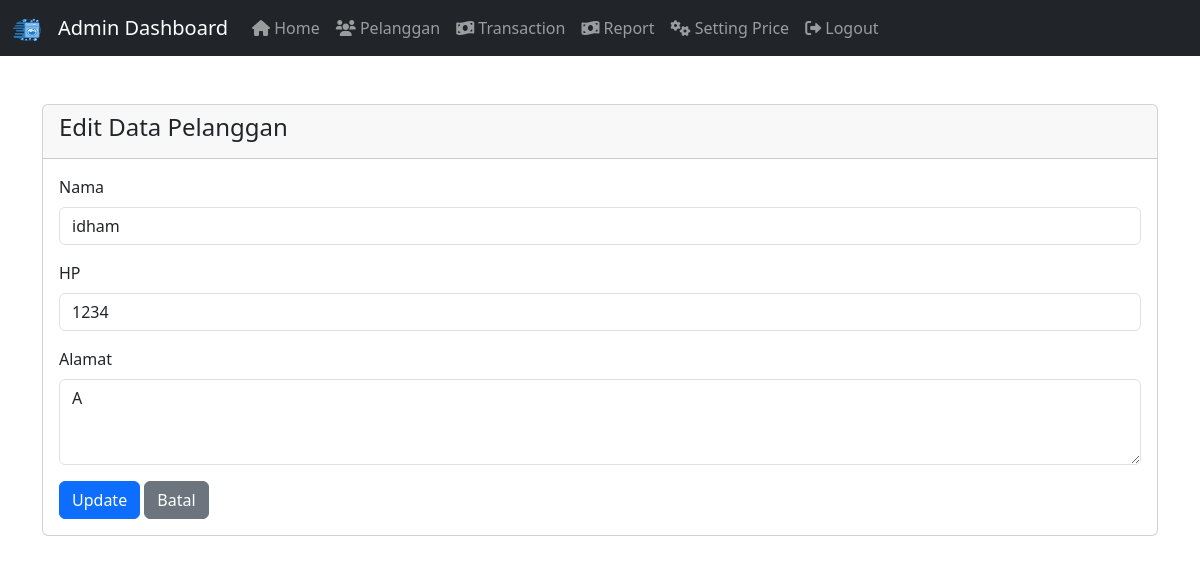
Page /admin/editPelanggan.php?id=9 (signed in) on the committed database.
### tables this page shows
CREATE TABLE `pelanggan` (
  `idPelanggan` int(11) NOT NULL,
  `namaPelanggan` varchar(255) NOT NULL,
  `hpPelanggan` varchar(20) NOT NULL,
  `alamatPelanggan` text NOT NULL
);

### admin/editPelanggan.php (the view, shortened to what this page needs)
<?php include 'header.php'; ?>
<?php include '../koneksi.php'; ?>
<div class="container mt-5">
    <div class="card">
        <div class="card-header">
            <h4>Edit Data Pelanggan</h4>
        </div>
        <div class="card-body">
            <?php
            $id = $_GET['id'];
            $data = mysqli_query($conn, "SELECT * FROM pelanggan WHERE idPelanggan='$id'");
            while ($d = mysqli_fetch_array($data)) {
            ?>
            <form method="post" action="updatePelanggan.php">
                <div class="mb-3">
                    <label for="nama" class="form-label">Nama</label>
                    <input type="text" class="form-control" id="nama" name="nama" placeholder="Masukkan nama .."
                        value="<?php echo $d['namaPelanggan']; ?>" required>
                </div>
                <div class="mb-3">
                    <label for="hp" class="form-label">HP</label>
                    <input type="number" class="form-control" id="hp" name="hp" placeholder="Masukkan no.hp .."
                        value="<?php echo $d['hpPelanggan']; ?>" required>
                </div>
                <div class="mb-3">
                    <label for="alamat" class="form-label">Alamat</label>
                    <textarea class="form-control" name="alamat" id="alamat" rows="3"
                        required><?php echo $d['alamatPelanggan']; ?></textarea>
                </div>
                <button type="submit" class="btn btn-primary">Update</button>
                <a href="pelanggan.php" class="btn btn-secondary">Batal</a>
            </form>
            <?php
            }
            ?>
        </div>
    </div>
</div>

### rows in the picture
pelanggan: nama "idham", hp "1234", alamat "A"
